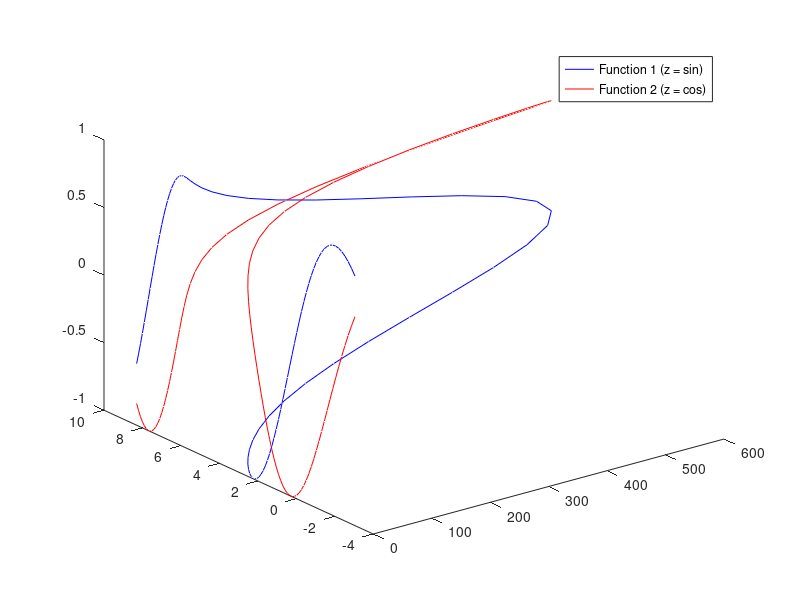
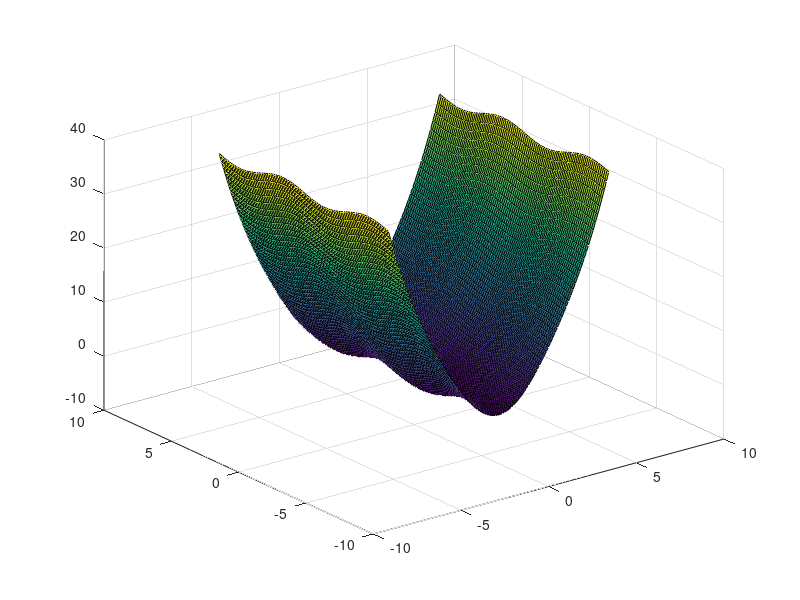
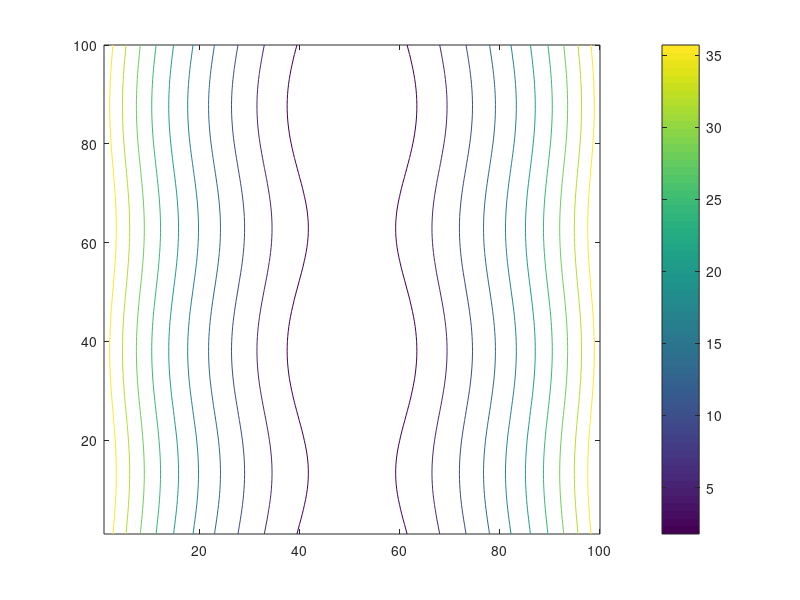

The MATLAB script that drew these images, in order:
%% Problem 1
rainfall = importdata('bostrain.csv');
bar(mean(rainfall.data));
set(gca, 'xticklabel', rainfall.colheaders);

%% Problem 2

% 2-a
t = linspace(1, 10, 100);
x = @(t) e.^(t .* cos(t));
y = @(t) t - 4 + log(t);
z = @sin;
plot3(x(t), y(t), z(t), 'b');
hold on;
z = @cos;
plot3(x(t), y(t), z(t), 'r');

% 2-b
legend('Function 1 (z = sin)', 'Function 2 (z = cos)');

%% Problem 3

% 3-a
figure;
shading interp;
x = y = linspace(-2*pi, 2*pi, 100);
[X, Y] = meshgrid(x,y);
f = @(x, y) x.^2 - cos(x) + sin(y);
F = f(X, Y);
surf(X, Y, F);

% 3-b
figure;
contour(F);
colorbar;
